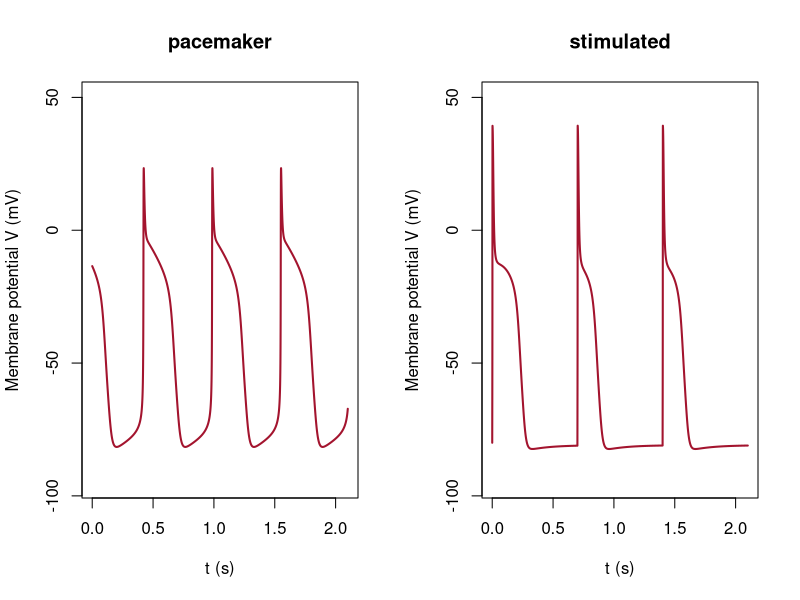

R code for this plot:
# Fig. 4.23: Membrane potential in the Noble model (book, Section 4.4, Eq. 4.19)
# Cm dV/dt = -(400 m^3 h + 0.14)(V - 40) - (1.2 e^((-V-90)/50) + 0.015 e^((V+90)/60) + 1.2 n^4)(V + 100) - gL (V - VL) + I(t), Cm = 12
# left pacemaker cell (gL = 0.075, VL = -60), right excitable cell (gL = 0.3, VL = -85) with stimuli every 700 ms; time in ms
# (c) 2026 Philipp Kügler · Program for the book "Dynamical Systems in the Life Sciences" · MIT License (see LICENSE)
library(deSolve)                         # package deSolve: install.packages("deSolve")

noble <- function(gL, VL, reiz) function(t, z, p) {
  V <- z[1]; m <- z[2]; h <- z[3]; n <- z[4]
  am <- 0.1 * (-V - 48) / (exp((-V - 48) / 15) - 1); bm <- 0.12 * (V + 8) / (exp((V + 8) / 5) - 1)
  ah <- 0.17 * exp((-V - 90) / 20); bh <- 1 / (1 + exp((-V - 42) / 10))
  an <- 0.0001 * (-V - 50) / (exp((-V - 50) / 10) - 1); bn <- 0.002 * exp((-V - 90) / 80)
  iNa <- (400 * m^3 * h + 0.14) * (V - 40)
  iK <- (1.2 * exp((-V - 90) / 50) + 0.015 * exp((V + 90) / 60) + 1.2 * n^4) * (V + 100)
  I <- if (reiz && t %% 700 < 2) 300 else 0   # stimulus: 2 ms long every 700 ms
  list(c((-(iNa + iK + gL * (V - VL)) + I) / 12, am * (1 - m) - bm * m, ah * (1 - h) - bh * h, an * (1 - n) - bn * n))
}
par(mfrow = c(1, 2))
for (fall in list(list("pacemaker", 0.075, -60, FALSE, 2000), list("stimulated", 0.3, -85, TRUE, 0))) {
  T0 <- fall[[5]]; T <- T0 + 2100
  x <- ode(c(-80, 0.02, 0.8, 0.05), seq(0, T, by = 0.1), noble(fall[[2]], fall[[3]], fall[[4]]), NULL,
           method = "lsoda", hmax = 0.25, rtol = 1e-8, atol = 1e-10)
  i <- x[, 1] >= T0; tt <- (x[i, 1] - T0) / 1000; V <- x[i, 2]
  hoch <- tt[which(V[-length(V)] < 0 & V[-1] >= 0) + 1]   # times at which V reaches 0 mV from below
  txt <- sprintf("%s: V between %.0f and %.0f mV, %d action potentials in 2.1 s", fall[[1]], min(V), max(V), length(hoch))
  if (length(hoch) > 1) txt <- paste0(txt, sprintf(", period %.2f s", mean(diff(hoch))))
  cat(txt, "\n")
  plot(tt, V, type = "l", col = rgb(0.64, 0.08, 0.18), lwd = 2, ylim = c(-95, 50), xlab = "t (s)", ylab = "Membrane potential V (mV)", main = fall[[1]])
}
